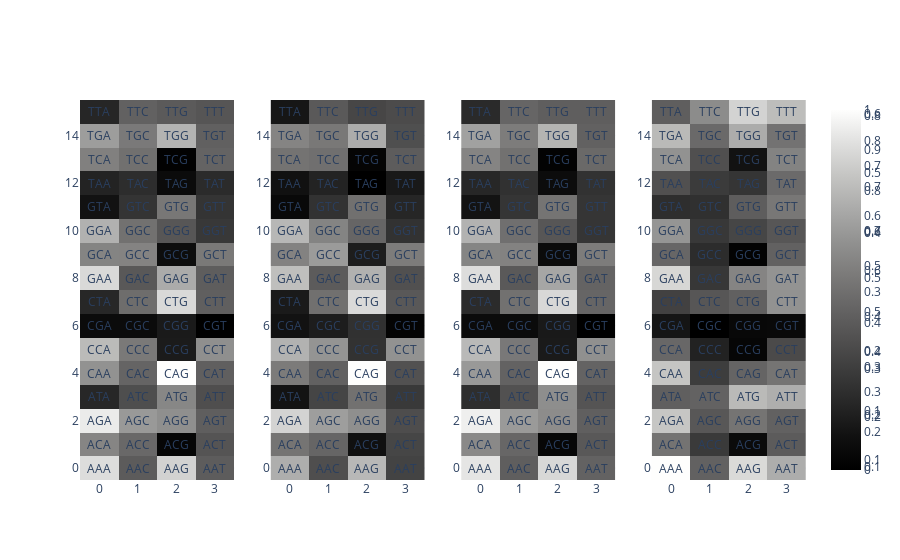

Notebook code cell kept with this figure:
### Code cell
import plotly.graph_objs as go
from plotly.subplots import make_subplots

fig = make_subplots(rows=1, cols=4)


mean_agg = kmer_matrix.groupby('target').agg(['mean'])
mean_max = mean_agg.max().max()
mean_min = mean_agg.min().min()
mean_agg_index = mean_agg.index
kmer_index = np.array([x[0] for x in mean_agg.columns]).reshape(16,4)
mean_agg = (np.array(mean_agg) - mean_min) / (mean_max - mean_min)

i = 1
for index in range(len(mean_agg)):
    array = np.array(mean_agg[index]).astype(float).reshape(16,4)
    fig.add_trace(
        go.Heatmap(
            z=array,
            colorscale='gray',
        ),
        row= 1, col= i,
    )
    for k in range(16):
        for j in range(4):
            fig.add_annotation(text=np.array(kmer_index).reshape(16,4)[k][j], x=j, y=k, showarrow=False, row=1, col=i)
    i+=1
fig.show()

### Figure 1 — Plotly figure (JSON) as saved in the notebook; plotly's stock layout.template omitted (floating-point values rounded to 4 significant figures)
{"data": [{"colorscale": [[0, "rgb(0, 0, 0)"], [0.09091, "rgb(16, 16, 16)"], [0.1818, "rgb(38, 38, 38)"], [0.2727, "rgb(59, 59, 59)"], [0.3636, "rgb(81, 80, 80)"], [0.4545, "rgb(102, 101, 101)"], [0.5455, "rgb(124, 123, 122)"], [0.6364, "rgb(146, 146, 145)"], [0.7273, "rgb(171, 171, 170)"], [0.8182, "rgb(197, 197, 195)"], [0.9091, "rgb(224, 224, 223)"], [1, "rgb(254, 254, 253)"]], "type": "heatmap", "xaxis": "x", "yaxis": "y", "z": [[0.9098, 0.4742, 0.878, 0.4772], [0.6306, 0.5227, 0.1383, 0.447], [0.948, 0.6972, 0.6648, 0.4841], [0.2707, 0.4217, 0.6346, 0.4249], [0.6735, 0.51, 1, 0.4878], [0.8056, 0.5869, 0.2277, 0.6657], [0.1606, 0.1643, 0.2226, 0.1061], [0.274, 0.541, 0.8982, 0.4877], [0.897, 0.4603, 0.7559, 0.4833], [0.624, 0.6235, 0.1735, 0.5846], [0.7757, 0.5561, 0.4547, 0.3371], [0.1956, 0.3225, 0.5787, 0.3218], [0.259, 0.2942, 0.1601, 0.2889], [0.6111, 0.5526, 0.114, 0.5036], [0.7123, 0.5881, 0.7815, 0.4912], [0.2694, 0.4961, 0.4688, 0.4522]]}, {"colorscale": [[0, "rgb(0, 0, 0)"], [0.09091, "rgb(16, 16, 16)"], [0.1818, "rgb(38, 38, 38)"], [0.2727, "rgb(59, 59, 59)"], [0.3636, "rgb(81, 80, 80)"], [0.4545, "rgb(102, 101, 101)"], [0.5455, "rgb(124, 123, 122)"], [0.6364, "rgb(146, 146, 145)"], [0.7273, "rgb(171, 171, 170)"], [0.8182, "rgb(197, 197, 195)"], [0.9091, "rgb(224, 224, 223)"], [1, "rgb(254, 254, 253)"]], "type": "heatmap", "xaxis": "x2", "yaxis": "y2", "z": [[0.6233, 0.3498, 0.6493, 0.3142], [0.4631, 0.4184, 0.1583, 0.3221], [0.7149, 0.5828, 0.5428, 0.3449], [0.1692, 0.3203, 0.4541, 0.2824], [0.485, 0.407, 0.8113, 0.358], [0.6327, 0.5566, 0.2607, 0.5499], [0.1654, 0.1986, 0.258, 0.1093], [0.1893, 0.4517, 0.7326, 0.379], [0.6652, 0.3895, 0.6312, 0.3532], [0.505, 0.575, 0.1968, 0.4893], [0.6467, 0.5098, 0.4212, 0.2619], [0.1305, 0.2611, 0.451, 0.2235], [0.1631, 0.2157, 0.09371, 0.1859], [0.4604, 0.4498, 0.1156, 0.3914], [0.5119, 0.4749, 0.6176, 0.35], [0.177, 0.384, 0.3239, 0.3392]]}, {"colorscale": [[0, "rgb(0, 0, 0)"], [0.09091, "rgb(16, 16, 16)"], [0.1818, "rgb(38, 38, 38)"], [0.2727, "rgb(59, 59, 59)"], [0.3636, "rgb(81, 80, 80)"], [0.4545, "rgb(102, 101, 101)"], [0.5455, "rgb(124, 123, 122)"], [0.6364, "rgb(146, 146, 145)"], [0.7273, "rgb(171, 171, 170)"], [0.8182, "rgb(197, 197, 195)"], [0.9091, "rgb(224, 224, 223)"], [1, "rgb(254, 254, 253)"]], "type": "heatmap", "xaxis": "x3", "yaxis": "y3", "z": [[0.8076, 0.4135, 0.7751, 0.4257], [0.5535, 0.4393, 0.1097, 0.392], [0.8306, 0.6026, 0.5632, 0.4154], [0.2486, 0.3675, 0.5673, 0.3783], [0.5995, 0.4251, 0.8674, 0.4299], [0.6913, 0.5003, 0.182, 0.5733], [0.1294, 0.1259, 0.1779, 0.0783], [0.2389, 0.476, 0.7746, 0.4362], [0.7889, 0.3968, 0.6382, 0.4304], [0.5388, 0.5312, 0.1297, 0.5115], [0.672, 0.4707, 0.3869, 0.2743], [0.161, 0.2721, 0.4847, 0.2729], [0.2259, 0.2592, 0.1311, 0.2612], [0.5383, 0.4762, 0.09002, 0.4489], [0.6223, 0.512, 0.6759, 0.4225], [0.2366, 0.4378, 0.413, 0.4145]]}, {"colorscale": [[0, "rgb(0, 0, 0)"], [0.09091, "rgb(16, 16, 16)"], [0.1818, "rgb(38, 38, 38)"], [0.2727, "rgb(59, 59, 59)"], [0.3636, "rgb(81, 80, 80)"], [0.4545, "rgb(102, 101, 101)"], [0.5455, "rgb(124, 123, 122)"], [0.6364, "rgb(146, 146, 145)"], [0.7273, "rgb(171, 171, 170)"], [0.8182, "rgb(197, 197, 195)"], [0.9091, "rgb(224, 224, 223)"], [1, "rgb(254, 254, 253)"]], "type": "heatmap", "xaxis": "x4", "yaxis": "y4", "z": [[0.6065, 0.2657, 0.5384, 0.4453], [0.3098, 0.1625, 0.03653, 0.2494], [0.4991, 0.2381, 0.3123, 0.2656], [0.2594, 0.2688, 0.4731, 0.4484], [0.4964, 0.1714, 0.274, 0.3134], [0.2812, 0.09916, 0.02128, 0.2048], [0.0666, 0, 0.02903, 0.03257], [0.1819, 0.2376, 0.2614, 0.3865], [0.5323, 0.1561, 0.3529, 0.3886], [0.2789, 0.1259, 0.01056, 0.2642], [0.3921, 0.1566, 0.1937, 0.2358], [0.1323, 0.1355, 0.2551, 0.3199], [0.2206, 0.165, 0.1499, 0.2877], [0.3853, 0.2189, 0.05984, 0.349], [0.472, 0.2849, 0.4431, 0.3089], [0.2581, 0.3712, 0.5254, 0.4786]]}], "layout": {"annotations": [{"showarrow": false, "text": "AAA", "x": 0, "xref": "x", "y": 0, "yref": "y"}, {"showarrow": false, "text": "AAC", "x": 1, "xref": "x", "y": 0, "yref": "y"}, {"showarrow": false, "text": "AAG", "x": 2, "xref": "x", "y": 0, "yref": "y"}, {"showarrow": false, "text": "AAT", "x": 3, "xref": "x", "y": 0, "yref": "y"}, {"showarrow": false, "text": "ACA", "x": 0, "xref": "x", "y": 1, "yref": "y"}, {"showarrow": false, "text": "ACC", "x": 1, "xref": "x", "y": 1, "yref": "y"}, {"showarrow": false, "text": "ACG", "x": 2, "xref": "x", "y": 1, "yref": "y"}, {"showarrow": false, "text": "ACT", "x": 3, "xref": "x", "y": 1, "yref": "y"}, {"showarrow": false, "text": "AGA", "x": 0, "xref": "x", "y": 2, "yref": "y"}, {"showarrow": false, "text": "AGC", "x": 1, "xref": "x", "y": 2, "yref": "y"}, {"showarrow": false, "text": "AGG", "x": 2, "xref": "x", "y": 2, "yref": "y"}, {"showarrow": false, "text": "AGT", "x": 3, "xref": "x", "y": 2, "yref": "y"}, {"showarrow": false, "text": "ATA", "x": 0, "xref": "x", "y": 3, "yref": "y"}, {"showarrow": false, "text": "ATC", "x": 1, "xref": "x", "y": 3, "yref": "y"}, {"showarrow": false, "text": "ATG", "x": 2, "xref": "x", "y": 3, "yref": "y"}, {"showarrow": false, "text": "ATT", "x": 3, "xref": "x", "y": 3, "yref": "y"}, {"showarrow": false, "text": "CAA", "x": 0, "xref": "x", "y": 4, "yref": "y"}, {"showarrow": false, "text": "CAC", "x": 1, "xref": "x", "y": 4, "yref": "y"}, {"showarrow": false, "text": "CAG", "x": 2, "xref": "x", "y": 4, "yref": "y"}, {"showarrow": false, "text": "CAT", "x": 3, "xref": "x", "y": 4, "yref": "y"}, {"showarrow": false, "text": "CCA", "x": 0, "xref": "x", "y": 5, "yref": "y"}, {"showarrow": false, "text": "CCC", "x": 1, "xref": "x", "y": 5, "yref": "y"}, {"showarrow": false, "text": "CCG", "x": 2, "xref": "x", "y": 5, "yref": "y"}, {"showarrow": false, "text": "CCT", "x": 3, "xref": "x", "y": 5, "yref": "y"}, {"showarrow": false, "text": "CGA", "x": 0, "xref": "x", "y": 6, "yref": "y"}, {"showarrow": false, "text": "CGC", "x": 1, "xref": "x", "y": 6, "yref": "y"}, {"showarrow": false, "text": "CGG", "x": 2, "xref": "x", "y": 6, "yref": "y"}, {"showarrow": false, "text": "CGT", "x": 3, "xref": "x", "y": 6, "yref": "y"}, {"showarrow": false, "text": "CTA", "x": 0, "xref": "x", "y": 7, "yref": "y"}, {"showarrow": false, "text": "CTC", "x": 1, "xref": "x", "y": 7, "yref": "y"}, {"showarrow": false, "text": "CTG", "x": 2, "xref": "x", "y": 7, "yref": "y"}, {"showarrow": false, "text": "CTT", "x": 3, "xref": "x", "y": 7, "yref": "y"}, {"showarrow": false, "text": "GAA", "x": 0, "xref": "x", "y": 8, "yref": "y"}, {"showarrow": false, "text": "GAC", "x": 1, "xref": "x", "y": 8, "yref": "y"}, {"showarrow": false, "text": "GAG", "x": 2, "xref": "x", "y": 8, "yref": "y"}, {"showarrow": false, "text": "GAT", "x": 3, "xref": "x", "y": 8, "yref": "y"}, {"showarrow": false, "text": "GCA", "x": 0, "xref": "x", "y": 9, "yref": "y"}, {"showarrow": false, "text": "GCC", "x": 1, "xref": "x", "y": 9, "yref": "y"}, {"showarrow": false, "text": "GCG", "x": 2, "xref": "x", "y": 9, "yref": "y"}, {"showarrow": false, "text": "GCT", "x": 3, "xref": "x", "y": 9, "yref": "y"}, {"showarrow": false, "text": "GGA", "x": 0, "xref": "x", "y": 10, "yref": "y"}, {"showarrow": false, "text": "GGC", "x": 1, "xref": "x", "y": 10, "yref": "y"}, {"showarrow": false, "text": "GGG", "x": 2, "xref": "x", "y": 10, "yref": "y"}, {"showarrow": false, "text": "GGT", "x": 3, "xref": "x", "y": 10, "yref": "y"}, {"showarrow": false, "text": "GTA", "x": 0, "xref": "x", "y": 11, "yref": "y"}, {"showarrow": false, "text": "GTC", "x": 1, "xref": "x", "y": 11, "yref": "y"}, {"showarrow": false, "text": "GTG", "x": 2, "xref": "x", "y": 11, "yref": "y"}, {"showarrow": false, "text": "GTT", "x": 3, "xref": "x", "y": 11, "yref": "y"}, {"showarrow": false, "text": "TAA", "x": 0, "xref": "x", "y": 12, "yref": "y"}, {"showarrow": false, "text": "TAC", "x": 1, "xref": "x", "y": 12, "yref": "y"}, {"showarrow": false, "text": "TAG", "x": 2, "xref": "x", "y": 12, "yref": "y"}, {"showarrow": false, "text": "TAT", "x": 3, "xref": "x", "y": 12, "yref": "y"}, {"showarrow": false, "text": "TCA", "x": 0, "xref": "x", "y": 13, "yref": "y"}, {"showarrow": false, "text": "TCC", "x": 1, "xref": "x", "y": 13, "yref": "y"}, {"showarrow": false, "text": "TCG", "x": 2, "xref": "x", "y": 13, "yref": "y"}, {"showarrow": false, "text": "TCT", "x": 3, "xref": "x", "y": 13, "yref": "y"}, {"showarrow": false, "text": "TGA", "x": 0, "xref": "x", "y": 14, "yref": "y"}, {"showarrow": false, "text": "TGC", "x": 1, "xref": "x", "y": 14, "yref": "y"}, {"showarrow": false, "text": "TGG", "x": 2, "xref": "x", "y": 14, "yref": "y"}, {"showarrow": false, "text": "TGT", "x": 3, "xref": "x", "y": 14, "yref": "y"}, {"showarrow": false, "text": "TTA", "x": 0, "xref": "x", "y": 15, "yref": "y"}, {"showarrow": false, "text": "TTC", "x": 1, "xref": "x", "y": 15, "yref": "y"}, {"showarrow": false, "text": "TTG", "x": 2, "xref": "x", "y": 15, "yref": "y"}, {"showarrow": false, "text": "TTT", "x": 3, "xref": "x", "y": 15, "yref": "y"}, {"showarrow": false, "text": "AAA", "x": 0, "xref": "x2", "y": 0, "yref": "y2"}, {"showarrow": false, "text": "AAC", "x": 1, "xref": "x2", "y": 0, "yref": "y2"}, {"showarrow": false, "text": "AAG", "x": 2, "xref": "x2", "y": 0, "yref": "y2"}, {"showarrow": false, "text": "AAT", "x": 3, "xref": "x2", "y": 0, "yref": "y2"}, {"showarrow": false, "text": "ACA", "x": 0, "xref": "x2", "y": 1, "yref": "y2"}, {"showarrow": false, "text": "ACC", "x": 1, "xref": "x2", "y": 1, "yref": "y2"}, {"showarrow": false, "text": "ACG", "x": 2, "xref": "x2", "y": 1, "yref": "y2"}, {"showarrow": false, "text": "ACT", "x": 3, "xref": "x2", "y": 1, "yref": "y2"}, {"showarrow": false, "text": "AGA", "x": 0, "xref": "x2", "y": 2, "yref": "y2"}, {"showarrow": false, "text": "AGC", "x": 1, "xref": "x2", "y": 2, "yref": "y2"}, {"showarrow": false, "text": "AGG", "x": 2, "xref": "x2", "y": 2, "yref": "y2"}, {"showarrow": false, "text": "AGT", "x": 3, "xref": "x2", "y": 2, "yref": "y2"}, {"showarrow": false, "text": "ATA", "x": 0, "xref": "x2", "y": 3, "yref": "y2"}, {"showarrow": false, "text": "ATC", "x": 1, "xref": "x2", "y": 3, "yref": "y2"}, {"showarrow": false, "text": "ATG", "x": 2, "xref": "x2", "y": 3, "yref": "y2"}, {"showarrow": false, "text": "ATT", "x": 3, "xref": "x2", "y": 3, "yref": "y2"}, {"showarrow": false, "text": "CAA", "x": 0, "xref": "x2", "y": 4, "yref": "y2"}, {"showarrow": false, "text": "CAC", "x": 1, "xref": "x2", "y": 4, "yref": "y2"}, {"showarrow": false, "text": "CAG", "x": 2, "xref": "x2", "y": 4, "yref": "y2"}, {"showarrow": false, "text": "CAT", "x": 3, "xref": "x2", "y": 4, "yref": "y2"}, {"showarrow": false, "text": "CCA", "x": 0, "xref": "x2", "y": 5, "yref": "y2"}, {"showarrow": false, "text": "CCC", "x": 1, "xref": "x2", "y": 5, "yref": "y2"}, {"showarrow": false, "text": "CCG", "x": 2, "xref": "x2", "y": 5, "yref": "y2"}, {"showarrow": false, "text": "CCT", "x": 3, "xref": "x2", "y": 5, "yref": "y2"}, {"showarrow": false, "text": "CGA", "x": 0, "xref": "x2", "y": 6, "yref": "y2"}, {"showarrow": false, "text": "CGC", "x": 1, "xref": "x2", "y": 6, "yref": "y2"}, {"showarrow": false, "text": "CGG", "x": 2, "xref": "x2", "y": 6, "yref": "y2"}, {"showarrow": false, "text": "CGT", "x": 3, "xref": "x2", "y": 6, "yref": "y2"}, {"showarrow": false, "text": "CTA", "x": 0, "xref": "x2", "y": 7, "yref": "y2"}, {"showarrow": false, "text": "CTC", "x": 1, "xref": "x2", "y": 7, "yref": "y2"}, {"showarrow": false, "text": "CTG", "x": 2, "xref": "x2", "y": 7, "yref": "y2"}, {"showarrow": false, "text": "CTT", "x": 3, "xref": "x2", "y": 7, "yref": "y2"}, {"showarrow": false, "text": "GAA", "x": 0, "xref": "x2", "y": 8, "yref": "y2"}, {"showarrow": false, "text": "GAC", "x": 1, "xref": "x2", "y": 8, "yref": "y2"}, {"showarrow": false, "text": "GAG", "x": 2, "xref": "x2", "y": 8, "yref": "y2"}, {"showarrow": false, "text": "GAT", "x": 3, "xref": "x2", "y": 8, "yref": "y2"}, {"showarrow": false, "text": "GCA", "x": 0, "xref": "x2", "y": 9, "yref": "y2"}, {"showarrow": false, "text": "GCC", "x": 1, "xref": "x2", "y": 9, "yref": "y2"}, {"showarrow": false, "text": "GCG", "x": 2, "xref": "x2", "y": 9, "yref": "y2"}, {"showarrow": false, "text": "GCT", "x": 3, "xref": "x2", "y": 9, "yref": "y2"}, {"showarrow": false, "text": "GGA", "x": 0, "xref": "x2", "y": 10, "yref": "y2"}, {"showarrow": false, "text": "GGC", "x": 1, "xref": "x2", "y": 10, "yref": "y2"}, {"showarrow": false, "text": "GGG", "x": 2, "xref": "x2", "y": 10, "yref": "y2"}, {"showarrow": false, "text": "GGT", "x": 3, "xref": "x2", "y": 10, "yref": "y2"}, {"showarrow": false, "text": "GTA", "x": 0, "xref": "x2", "y": 11, "yref": "y2"}, {"showarrow": false, "text": "GTC", "x": 1, "xref": "x2", "y": 11, "yref": "y2"}, {"showarrow": false, "text": "GTG", "x": 2, "xref": "x2", "y": 11, "yref": "y2"}, {"showarrow": false, "text": "GTT", "x": 3, "xref": "x2", "y": 11, "yref": "y2"}, {"showarrow": false, "text": "TAA", "x": 0, "xref": "x2", "y": 12, "yref": "y2"}, {"showarrow": false, "text": "TAC", "x": 1, "xref": "x2", "y": 12, "yref": "y2"}, {"showarrow": false, "text": "TAG", "x": 2, "xref": "x2", "y": 12, "yref": "y2"}, {"showarrow": false, "text": "TAT", "x": 3, "xref": "x2", "y": 12, "yref": "y2"}, {"showarrow": false, "text": "TCA", "x": 0, "xref": "x2", "y": 13, "yref": "y2"}, {"showarrow": false, "text": "TCC", "x": 1, "xref": "x2", "y": 13, "yref": "y2"}, {"showarrow": false, "text": "TCG", "x": 2, "xref": "x2", "y": 13, "yref": "y2"}, {"showarrow": false, "text": "TCT", "x": 3, "xref": "x2", "y": 13, "yref": "y2"}, {"showarrow": false, "text": "TGA", "x": 0, "xref": "x2", "y": 14, "yref": "y2"}, {"showarrow": false, "text": "TGC", "x": 1, "xref": "x2", "y": 14, "yref": "y2"}, {"showarrow": false, "text": "TGG", "x": 2, "xref": "x2", "y": 14, "yref": "y2"}, {"showarrow": false, "text": "TGT", "x": 3, "xref": "x2", "y": 14, "yref": "y2"}, {"showarrow": false, "text": "TTA", "x": 0, "xref": "x2", "y": 15, "yref": "y2"}, {"showarrow": false, "text": "TTC", "x": 1, "xref": "x2", "y": 15, "yref": "y2"}, {"showarrow": false, "text": "TTG", "x": 2, "xref": "x2", "y": 15, "yref": "y2"}, {"showarrow": false, "text": "TTT", "x": 3, "xref": "x2", "y": 15, "yref": "y2"}, {"showarrow": false, "text": "AAA", "x": 0, "xref": "x3", "y": 0, "yref": "y3"}, {"showarrow": false, "text": "AAC", "x": 1, "xref": "x3", "y": 0, "yref": "y3"}, {"showarrow": false, "text": "AAG", "x": 2, "xref": "x3", "y": 0, "yref": "y3"}, {"showarrow": false, "text": "AAT", "x": 3, "xref": "x3", "y": 0, "yref": "y3"}, {"showarrow": false, "text": "ACA", "x": 0, "xref": "x3", "y": 1, "yref": "y3"}, {"showarrow": false, "text": "ACC", "x": 1, "xref": "x3", "y": 1, "yref": "y3"}, {"showarrow": false, "text": "ACG", "x": 2, "xref": "x3", "y": 1, "yref": "y3"}, {"showarrow": false, "text": "ACT", "x": 3, "xref": "x3", "y": 1, "yref": "y3"}, {"showarrow": false, "text": "AGA", "x": 0, "xref": "x3", "y": 2, "yref": "y3"}, {"showarrow": false, "text": "AGC", "x": 1, "xref": "x3", "y": 2, "yref": "y3"}, {"showarrow": false, "text": "AGG", "x": 2, "xref": "x3", "y": 2, "yref": "y3"}, {"showarrow": false, "text": "AGT", "x": 3, "xref": "x3", "y": 2, "yref": "y3"}, {"showarrow": false, "text": "ATA", "x": 0, "xref": "x3", "y": 3, "yref": "y3"}, {"showarrow": false, "text": "ATC", "x": 1, "xref": "x3", "y": 3, "yref": "y3"}, {"showarrow": false, "text": "ATG", "x": 2, "xref": "x3", "y": 3, "yref": "y3"}, {"showarrow": false, "text": "ATT", "x": 3, "xref": "x3", "y": 3, "yref": "y3"}, {"showarrow": false, "text": "CAA", "x": 0, "xref": "x3", "y": 4, "yref": "y3"}, {"showarrow": false, "text": "CAC", "x": 1, "xref": "x3", "y": 4, "yref": "y3"}, {"showarrow": false, "text": "CAG", "x": 2, "xref": "x3", "y": 4, "yref": "y3"}, {"showarrow": false, "text": "CAT", "x": 3, "xref": "x3", "y": 4, "yref": "y3"}, {"showarrow": false, "text": "CCA", "x": 0, "xref": "x3", "y": 5, "yref": "y3"}, {"showarrow": false, "text": "CCC", "x": 1, "xref": "x3", "y": 5, "yref": "y3"}, {"showarrow": false, "text": "CCG", "x": 2, "xref": "x3", "y": 5, "yref": "y3"}, {"showarrow": false, "text": "CCT", "x": 3, "xref": "x3", "y": 5, "yref": "y3"}, {"showarrow": false, "text": "CGA", "x": 0, "xref": "x3", "y": 6, "yref": "y3"}, {"showarrow": false, "text": "CGC", "x": 1, "xref": "x3", "y": 6, "yref": "y3"}, {"showarrow": false, "text": "CGG", "x": 2, "xref": "x3", "y": 6, "yref": "y3"}, {"showarrow": false, "text": "CGT", "x": 3, "xref": "x3", "y": 6, "yref": "y3"}, {"showarrow": false, "text": "CTA", "x": 0, "xref": "x3", "y": 7, "yref": "y3"}, {"showarrow": false, "text": "CTC", "x": 1, "xref": "x3", "y": 7, "yref": "y3"}, {"showarrow": false, "text": "CTG", "x": 2, "xref": "x3", "y": 7, "yref": "y3"}, {"showarrow": false, "text": "CTT", "x": 3, "xref": "x3", "y": 7, "yref": "y3"}, {"showarrow": false, "text": "GAA", "x": 0, "xref": "x3", "y": 8, "yref": "y3"}, {"showarrow": false, "text": "GAC", "x": 1, "xref": "x3", "y": 8, "yref": "y3"}, {"showarrow": false, "text": "GAG", "x": 2, "xref": "x3", "y": 8, "yref": "y3"}, {"showarrow": false, "text": "GAT", "x": 3, "xref": "x3", "y": 8, "yref": "y3"}, {"showarrow": false, "text": "GCA", "x": 0, "xref": "x3", "y": 9, "yref": "y3"}, {"showarrow": false, "text": "GCC", "x": 1, "xref": "x3", "y": 9, "yref": "y3"}, {"showarrow": false, "text": "GCG", "x": 2, "xref": "x3", "y": 9, "yref": "y3"}, {"showarrow": false, "text": "GCT", "x": 3, "xref": "x3", "y": 9, "yref": "y3"}, {"showarrow": false, "text": "GGA", "x": 0, "xref": "x3", "y": 10, "yref": "y3"}, {"showarrow": false, "text": "GGC", "x": 1, "xref": "x3", "y": 10, "yref": "y3"}, {"showarrow": false, "text": "GGG", "x": 2, "xref": "x3", "y": 10, "yref": "y3"}, {"showarrow": false, "text": "GGT", "x": 3, "xref": "x3", "y": 10, "yref": "y3"}, {"showarrow": false, "text": "GTA", "x": 0, "xref": "x3", "y": 11, "yref": "y3"}, {"showarrow": false, "text": "GTC", "x": 1, "xref": "x3", "y": 11, "yref": "y3"}, {"showarrow": false, "text": "GTG", "x": 2, "xref": "x3", "y": 11, "yref": "y3"}, {"showarrow": false, "text": "GTT", "x": 3, "xref": "x3", "y": 11, "yref": "y3"}, {"showarrow": false, "text": "TAA", "x": 0, "xref": "x3", "y": 12, "yref": "y3"}, {"showarrow": false, "text": "TAC", "x": 1, "xref": "x3", "y": 12, "yref": "y3"}, {"showarrow": false, "text": "TAG", "x": 2, "xref": "x3", "y": 12, "yref": "y3"}, {"showarrow": false, "text": "TAT", "x": 3, "xref": "x3", "y": 12, "yref": "y3"}, {"showarrow": false, "text": "TCA", "x": 0, "xref": "x3", "y": 13, "yref": "y3"}, {"showarrow": false, "text": "TCC", "x": 1, "xref": "x3", "y": 13, "yref": "y3"}, {"showarrow": false, "text": "TCG", "x": 2, "xref": "x3", "y": 13, "yref": "y3"}, {"showarrow": false, "text": "TCT", "x": 3, "xref": "x3", "y": 13, "yref": "y3"}, {"showarrow": false, "text": "TGA", "x": 0, "xref": "x3", "y": 14, "yref": "y3"}, {"showarrow": false, "text": "TGC", "x": 1, "xref": "x3", "y": 14, "yref": "y3"}, {"showarrow": false, "text": "TGG", "x": 2, "xref": "x3", "y": 14, "yref": "y3"}, {"showarrow": false, "text": "TGT", "x": 3, "xref": "x3", "y": 14, "yref": "y3"}, {"showarrow": false, "text": "TTA", "x": 0, "xref": "x3", "y": 15, "yref": "y3"}, {"showarrow": false, "text": "TTC", "x": 1, "xref": "x3", "y": 15, "yref": "y3"}, {"showarrow": false, "text": "TTG", "x": 2, "xref": "x3", "y": 15, "yref": "y3"}, {"showarrow": false, "text": "TTT", "x": 3, "xref": "x3", "y": 15, "yref": "y3"}, {"showarrow": false, "text": "AAA", "x": 0, "xref": "x4", "y": 0, "yref": "y4"}, {"showarrow": false, "text": "AAC", "x": 1, "xref": "x4", "y": 0, "yref": "y4"}, {"showarrow": false, "text": "AAG", "x": 2, "xref": "x4", "y": 0, "yref": "y4"}, {"showarrow": false, "text": "AAT", "x": 3, "xref": "x4", "y": 0, "yref": "y4"}, {"showarrow": false, "text": "ACA", "x": 0, "xref": "x4", "y": 1, "yref": "y4"}, {"showarrow": false, "text": "ACC", "x": 1, "xref": "x4", "y": 1, "yref": "y4"}, {"showarrow": false, "text": "ACG", "x": 2, "xref": "x4", "y": 1, "yref": "y4"}, {"showarrow": false, "text": "ACT", "x": 3, "xref": "x4", "y": 1, "yref": "y4"}, {"showarrow": false, "text": "AGA", "x": 0, "xref": "x4", "y": 2, "yref": "y4"}, {"showarrow": false, "text": "AGC", "x": 1, "xref": "x4", "y": 2, "yref": "y4"}, {"showarrow": false, "text": "AGG", "x": 2, "xref": "x4", "y": 2, "yref": "y4"}, {"showarrow": false, "text": "AGT", "x": 3, "xref": "x4", "y": 2, "yref": "y4"}, {"showarrow": false, "text": "ATA", "x": 0, "xref": "x4", "y": 3, "yref": "y4"}, {"showarrow": false, "text": "ATC", "x": 1, "xref": "x4", "y": 3, "yref": "y4"}, {"showarrow": false, "text": "ATG", "x": 2, "xref": "x4", "y": 3, "yref": "y4"}, {"showarrow": false, "text": "ATT", "x": 3, "xref": "x4", "y": 3, "yref": "y4"}, {"showarrow": false, "text": "CAA", "x": 0, "xref": "x4", "y": 4, "yref": "y4"}, {"showarrow": false, "text": "CAC", "x": 1, "xref": "x4", "y": 4, "yref": "y4"}, {"showarrow": false, "text": "CAG", "x": 2, "xref": "x4", "y": 4, "yref": "y4"}, {"showarrow": false, "text": "CAT", "x": 3, "xref": "x4", "y": 4, "yref": "y4"}, {"showarrow": false, "text": "CCA", "x": 0, "xref": "x4", "y": 5, "yref": "y4"}, {"showarrow": false, "text": "CCC", "x": 1, "xref": "x4", "y": 5, "yref": "y4"}, {"showarrow": false, "text": "CCG", "x": 2, "xref": "x4", "y": 5, "yref": "y4"}, {"showarrow": false, "text": "CCT", "x": 3, "xref": "x4", "y": 5, "yref": "y4"}, {"showarrow": false, "text": "CGA", "x": 0, "xref": "x4", "y": 6, "yref": "y4"}, {"showarrow": false, "text": "CGC", "x": 1, "xref": "x4", "y": 6, "yref": "y4"}, {"showarrow": false, "text": "CGG", "x": 2, "xref": "x4", "y": 6, "yref": "y4"}, {"showarrow": false, "text": "CGT", "x": 3, "xref": "x4", "y": 6, "yref": "y4"}, {"showarrow": false, "text": "CTA", "x": 0, "xref": "x4", "y": 7, "yref": "y4"}, {"showarrow": false, "text": "CTC", "x": 1, "xref": "x4", "y": 7, "yref": "y4"}, {"showarrow": false, "text": "CTG", "x": 2, "xref": "x4", "y": 7, "yref": "y4"}, {"showarrow": false, "text": "CTT", "x": 3, "xref": "x4", "y": 7, "yref": "y4"}, {"showarrow": false, "text": "GAA", "x": 0, "xref": "x4", "y": 8, "yref": "y4"}, {"showarrow": false, "text": "GAC", "x": 1, "xref": "x4", "y": 8, "yref": "y4"}, {"showarrow": false, "text": "GAG", "x": 2, "xref": "x4", "y": 8, "yref": "y4"}, {"showarrow": false, "text": "GAT", "x": 3, "xref": "x4", "y": 8, "yref": "y4"}, {"showarrow": false, "text": "GCA", "x": 0, "xref": "x4", "y": 9, "yref": "y4"}, {"showarrow": false, "text": "GCC", "x": 1, "xref": "x4", "y": 9, "yref": "y4"}, {"showarrow": false, "text": "GCG", "x": 2, "xref": "x4", "y": 9, "yref": "y4"}, {"showarrow": false, "text": "GCT", "x": 3, "xref": "x4", "y": 9, "yref": "y4"}, {"showarrow": false, "text": "GGA", "x": 0, "xref": "x4", "y": 10, "yref": "y4"}, {"showarrow": false, "text": "GGC", "x": 1, "xref": "x4", "y": 10, "yref": "y4"}, {"showarrow": false, "text": "GGG", "x": 2, "xref": "x4", "y": 10, "yref": "y4"}, {"showarrow": false, "text": "GGT", "x": 3, "xref": "x4", "y": 10, "yref": "y4"}, {"showarrow": false, "text": "GTA", "x": 0, "xref": "x4", "y": 11, "yref": "y4"}, {"showarrow": false, "text": "GTC", "x": 1, "xref": "x4", "y": 11, "yref": "y4"}, {"showarrow": false, "text": "GTG", "x": 2, "xref": "x4", "y": 11, "yref": "y4"}, {"showarrow": false, "text": "GTT", "x": 3, "xref": "x4", "y": 11, "yref": "y4"}, {"showarrow": false, "text": "TAA", "x": 0, "xref": "x4", "y": 12, "yref": "y4"}, {"showarrow": false, "text": "TAC", "x": 1, "xref": "x4", "y": 12, "yref": "y4"}, {"showarrow": false, "text": "TAG", "x": 2, "xref": "x4", "y": 12, "yref": "y4"}, {"showarrow": false, "text": "TAT", "x": 3, "xref": "x4", "y": 12, "yref": "y4"}, {"showarrow": false, "text": "TCA", "x": 0, "xref": "x4", "y": 13, "yref": "y4"}, {"showarrow": false, "text": "TCC", "x": 1, "xref": "x4", "y": 13, "yref": "y4"}, {"showarrow": false, "text": "TCG", "x": 2, "xref": "x4", "y": 13, "yref": "y4"}, {"showarrow": false, "text": "TCT", "x": 3, "xref": "x4", "y": 13, "yref": "y4"}, {"showarrow": false, "text": "TGA", "x": 0, "xref": "x4", "y": 14, "yref": "y4"}, {"showarrow": false, "text": "TGC", "x": 1, "xref": "x4", "y": 14, "yref": "y4"}, {"showarrow": false, "text": "TGG", "x": 2, "xref": "x4", "y": 14, "yref": "y4"}, {"showarrow": false, "text": "TGT", "x": 3, "xref": "x4", "y": 14, "yref": "y4"}, {"showarrow": false, "text": "TTA", "x": 0, "xref": "x4", "y": 15, "yref": "y4"}, {"showarrow": false, "text": "TTC", "x": 1, "xref": "x4", "y": 15, "yref": "y4"}, {"showarrow": false, "text": "TTG", "x": 2, "xref": "x4", "y": 15, "yref": "y4"}, {"showarrow": false, "text": "TTT", "x": 3, "xref": "x4", "y": 15, "yref": "y4"}], "xaxis": {"anchor": "y", "domain": [0, 0.2125]}, "xaxis2": {"anchor": "y2", "domain": [0.2625, 0.475]}, "xaxis3": {"anchor": "y3", "domain": [0.525, 0.7375]}, "xaxis4": {"anchor": "y4", "domain": [0.7875, 1]}, "yaxis": {"anchor": "x", "domain": [0, 1]}, "yaxis2": {"anchor": "x2", "domain": [0, 1]}, "yaxis3": {"anchor": "x3", "domain": [0, 1]}, "yaxis4": {"anchor": "x4", "domain": [0, 1]}}}
